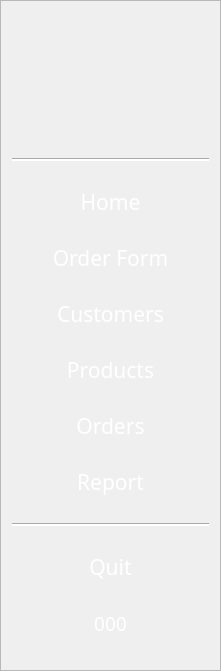
    <widget class="QFrame" name="Buttons">
     <property name="geometry">
      <rect>
       <x>10</x>
       <y>10</y>
       <width>221</width>
       <height>671</height>
      </rect>
     </property>
     <property name="frameShape">
      <enum>QFrame::StyledPanel</enum>
     </property>
     <property name="frameShadow">
      <enum>QFrame::Raised</enum>
     </property>
     <layout class="QVBoxLayout" name="verticalLayout">
      <item>
       <widget class="QLabel" name="label">
        <property name="enabled">
         <bool>true</bool>
        </property>
        <property name="maximumSize">
         <size>
          <width>16777215</width>
          <height>100</height>
         </size>
        </property>
        <property name="text">
         <string/>
        </property>
        <property name="pixmap">
         <pixmap>Resize resources/Logo-for-Home.png</pixmap>
        </property>
        <property name="scaledContents">
         <bool>true</bool>
        </property>
       </widget>
      </item>
      <item>
       <widget class="Line" name="line_1">
        <property name="styleSheet">
         <string notr="true">background-color: rgb(255, 255, 255);</string>
        </property>
        <property name="orientation">
         <enum>Qt::Horizontal</enum>
        </property>
       </widget>
      </item>
      <item>
       <widget class="QPushButton" name="home_btn">
        <property name="font">
         <font>
          <family>Century Gothic</family>
          <pointsize>16</pointsize>
         </font>
        </property>
        <property name="styleSheet">
         <string notr="true">QPushButton{
color: rgb(255, 255, 255);
border-radius:20px;
}

QPushButton:hover{
color: rgb(0, 0, 0);
	background-color: rgb(255, 255, 255);
}</string>
        </property>
        <property name="text">
         <string>Home</string>
        </property>
        <property name="icon">
         <iconset>
          <normaloff>Customer Dashboard UI Design/Logo Used in Customer Design and Product/home_lightyellow.png</normaloff>Customer Dashboard UI Design/Logo Used in Customer Design and Product/home_lightyellow.png</iconset>
        </property>
        <property name="iconSize">
         <size>
          <width>40</width>
          <height>40</height>
         </size>
        </property>
       </widget>
      </item>
      <item>
       <widget class="QPushButton" name="order_form_btn">
        <property name="font">
         <font>
          <family>Century Gothic</family>
          <pointsize>16</pointsize>
         </font>
        </property>
        <property name="styleSheet">
         <string notr="true">QPushButton{
color: rgb(255, 255, 255);
border-radius:20px;
}

QPushButton:hover{
color: rgb(0, 0, 0);
	background-color: rgb(255, 255, 255);
}</string>
        </property>
        <property name="text">
         <string>Order Form</string>
        </property>
        <property name="icon">
         <iconset>
          <normaloff>Resize resources/sales.png</normaloff>Resize resources/sales.png</iconset>
        </property>
        <property name="iconSize">
         <size>
          <width>40</width>
          <height>40</height>
         </size>
        </property>
       </widget>
      </item>
      <item>
       <widget class="QPushButton" name="customer_btn">
        <property name="font">
         <font>
          <family>Century Gothic</family>
          <pointsize>16</pointsize>
         </font>
        </property>
        <property name="styleSheet">
         <string notr="true">QPushButton{
color: rgb(255, 255, 255);
border-radius:20px;
}

QPushButton:hover{
	color: rgb(0, 0, 0);
	background-color: rgb(255, 255, 255);
}</string>
        </property>
        <property name="text">
         <string>Customers</string>
        </property>
        <property name="icon">
         <iconset>
          <normaloff>Resize resources/people_lightyellow.png</normaloff>Resize resources/people_lightyellow.png</iconset>
        </property>
        <property name="iconSize">
         <size>
          <width>40</width>
          <height>40</height>
         </size>
        </property>
       </widget>
      </item>
      <item>
       <widget class="QPushButton" name="product_btn">
        <property name="font">
         <font>
          <family>Century Gothic</family>
          <pointsize>16</pointsize>
         </font>
        </property>
        <property name="styleSheet">
         <string notr="true">QPushButton{
color: rgb(255, 255, 255);
border-radius:20px;
}

QPushButton:hover{
color: rgb(0, 0, 0);
	background-color: rgb(255, 255, 255);
}</string>
        </property>
        <property name="text">
         <string>Products</string>
        </property>
        <property name="icon">
         <iconset>
          <normaloff>Resize resources/product.png</normaloff>Resize resources/product.png</iconset>
        </property>
        <property name="iconSize">
         <size>
          <width>40</width>
          <height>40</height>
         </size>
        </property>
       </widget>
      </item>
      <item>
       <widget class="QPushButton" name="order_btn">
        <property name="font">
         <font>
          <family>Century Gothic</family>
          <pointsize>16</pointsize>
         </font>
        </property>
        <property name="styleSheet">
         <string notr="true">QPushButton{
color: rgb(255, 255, 255);
border-radius:20px;
}

QPushButton:hover{
color: rgb(0, 0, 0);
	background-color: rgb(255, 255, 255);
}</string>
        </property>
        <property name="text">
         <string>Orders</string>
        </property>
        <property name="icon">
         <iconset>
          <normaloff>Resize resources/order.png</normaloff>Resize resources/order.png</iconset>
        </property>
        <property name="iconSize">
         <size>
          <width>40</width>
          <height>40</height>
         </size>
        </property>
       </widget>
      </item>
      <item>
       <widget class="QPushButton" name="report_btn">
        <property name="font">
         <font>
          <family>Century Gothic</family>
          <pointsize>16</pointsize>
         </font>
        </property>
        <property name="styleSheet">
         <string notr="true">QPushButton{
color: rgb(255, 255, 255);
border-radius:20px;
}

QPushButton:hover{
color: rgb(0, 0, 0);
	background-color: rgb(255, 255, 255);
}</string>
        </property>
        <property name="text">
         <string>Report</string>
        </property>
        <property name="icon">
         <iconset>
          <normaloff>Resize resources/report.png</normaloff>Resize resources/report.png</iconset>
        </property>
        <property name="iconSize">
         <size>
          <width>40</width>
          <height>40</height>
         </size>
        </property>
       </widget>
      </item>
      <item>
       <widget class="Line" name="line_2">
        <property name="styleSheet">
         <string notr="true">background-color: rgb(255, 255, 255);</string>
        </property>
        <property name="orientation">
         <enum>Qt::Horizontal</enum>
        </property>
       </widget>
      </item>
      <item>
       <widget class="QPushButton" name="quit_btn">
        <property name="font">
         <font>
          <family>Century Gothic</family>
          <pointsize>16</pointsize>
         </font>
        </property>
        <property name="styleSheet">
         <string notr="true">QPushButton{
color: rgb(255, 255, 255);
border-radius:20px;
}

QPushButton:hover{
color: rgb(0, 0, 0);
	background-color: rgb(255, 255, 255);
}</string>
        </property>
        <property name="text">
         <string>Quit</string>
        </property>
        <property name="icon">
         <iconset>
          <normaloff>Resize resources/quit.png</normaloff>Resize resources/quit.png</iconset>
        </property>
        <property name="iconSize">
         <size>
          <width>40</width>
          <height>40</height>
         </size>
        </property>
       </widget>
      </item>
      <item>
       <widget class="QLabel" name="dateTimeText">
        <property name="maximumSize">
         <size>
          <width>16777215</width>
          <height>31</height>
         </size>
        </property>
        <property name="font">
         <font>
          <family>Century Gothic</family>
          <pointsize>14</pointsize>
         </font>
        </property>
        <property name="styleSheet">
         <string notr="true">color: rgb(255, 255, 255);</string>
        </property>
        <property name="text">
         <string>000</string>
        </property>
        <property name="alignment">
         <set>Qt::AlignCenter</set>
        </property>
       </widget>
      </item>
     </layout>
     <zorder>line_1</zorder>
     <zorder>home_btn</zorder>
     <zorder>customer_btn</zorder>
     <zorder>product_btn</zorder>
     <zorder>report_btn</zorder>
     <zorder>line_2</zorder>
     <zorder>quit_btn</zorder>
     <zorder>order_btn</zorder>
     <zorder>label</zorder>
     <zorder>order_form_btn</zorder>
     <zorder>dateTimeText</zorder>
    </widget>
